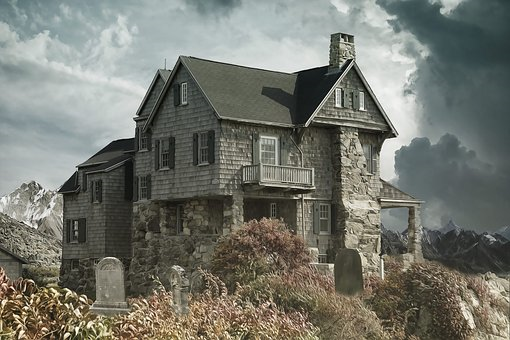
#> input picture images/house2.png, 510 x 340 px
$ python skripta9.py
#> lines starting #> are read from the running program, lines starting #| are printed output that depends on the picture; after the words box and inside, x2 and y2 are one past the last pixel; in counts of white or black regions, pixels touching at a corner belong together
import matplotlib.pyplot as plt
from termcolor import colored
import numpy as np
from matplotlib.image import imread
import cv2 as cv

print(colored('''Ovaj program demonstrira primjenu DFT pri kompresiji slike. Prikazane su kompresije u iznosu od 90%, 95%, 99% te 99.8% ''','green'))
I = cv.imread('./images/house2.png',cv.IMREAD_GRAYSCALE)
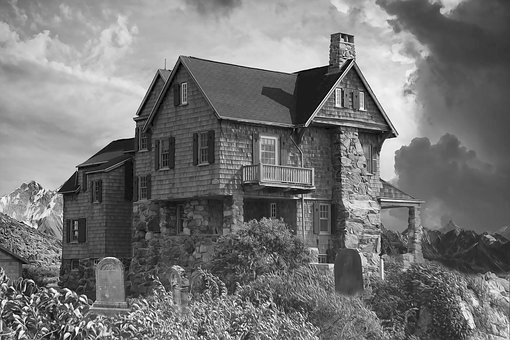
#> I: shape (340, 510); min 0, max 255, mean 117.2
cv.imshow("",I)
cv.waitKey(0)

freq = np.fft.fft2(I) #preslik u frekvencijsku domenu pomoću ugrađene brze fourierove transformacije unutar NumPy biblioteke
freqSort = np.sort(np.abs(freq)) #pretvaramo frekvencijsku matricu u vektor koji poredamo prema veličinama kako bi lakše bilo odbaciti nepotrebne frekvencije

for keep in (0.1,0.05,0.01,0.002):
	tresh = freqSort[int(np.floor((1-keep)*len(freqSort)))] #inicijalizacija tresholda
	ind = np.abs(freq)>tresh #zadržavanje samo frekvencija koje su iznad trehsolda
	freqlow = freq * ind #pošto matrica sadrži samo 0 (frekvencije koje odbacujemo) i 1(frekvencije koje zadržavamo) množimo ju sa frekvencijskm matricom kako bi zadržali željene vrijednosti
	Alow = np.fft.ifft2(freqlow).real #inverz brze fourierove transformacije
	plt.imshow(Alow,cmap='gray'), plt.title("compressed image: keep= " + str(keep*100) + "%") #prikaz kompresirane slike
	plt.axis("off")
	plt.show()
#> this loop made 4 passes
#> pass 1, `ind = np.abs(freq)>tresh`:
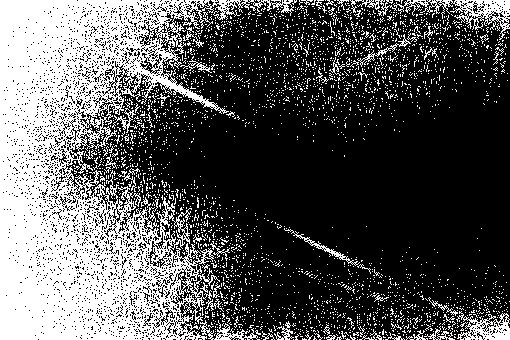
#> ind: shape (340, 510) bool; 33.7% white; 3130 white regions (3075 under 20 px), largest, box (x1, y1, x2, y2) and area: (0, 0, 294, 340) 46344, (350, 0, 510, 40) 1518, (456, 311, 510, 340) 777
#> pass 1, `Alow = np.fft.ifft2(freqlow).real`:
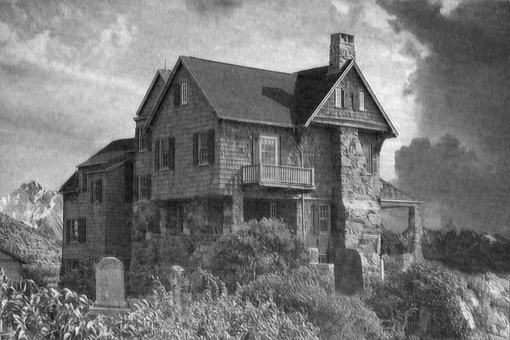
#> Alow: shape (340, 510) float64; min -8.93, max 257.8, mean 117.2; drawn with min black and max white
#> pass 2, `ind = np.abs(freq)>tresh`:
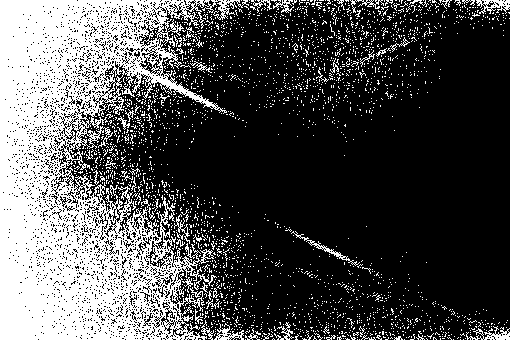
#> ind: shape (340, 510) bool; 30.2% white; 2701 white regions (2649 under 20 px), largest, box (x1, y1, x2, y2) and area: (0, 0, 249, 340) 43583, (466, 326, 510, 340) 260, (476, 0, 510, 14) 251
cv.destroyAllWindows()

$ run again, with images/house.png copied over images/house2.png
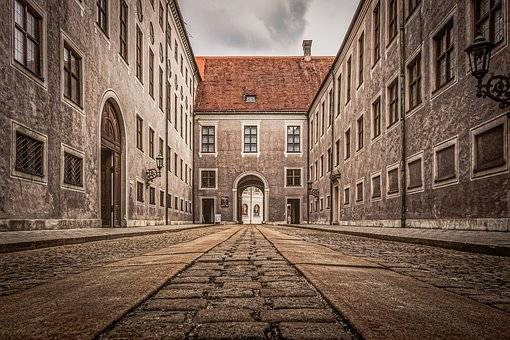
#> input picture images/house.png, 510 x 340 px
#> the loop `for keep in (0.1,0.05,0.01,0.002):` made 4 passes
#> pass 1, `ind = np.abs(freq)>tresh`:
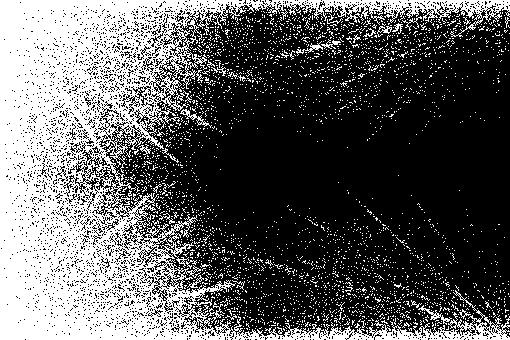
#> ind: shape (340, 510) bool; 36.4% white; 3204 white regions (3174 under 20 px), largest, box (x1, y1, x2, y2) and area: (0, 0, 510, 340) 55371, (418, 305, 452, 325) 127, (180, 109, 212, 128) 123
#> pass 2, `ind = np.abs(freq)>tresh`:
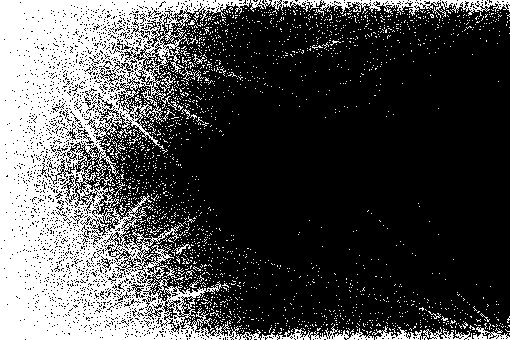
#> ind: shape (340, 510) bool; 30% white; 2121 white regions (2098 under 20 px), largest, box (x1, y1, x2, y2) and area: (0, 0, 510, 340) 46374, (372, 326, 510, 340) 815, (160, 72, 175, 92) 79

$ run again, with images/parrot.png copied over images/house2.png
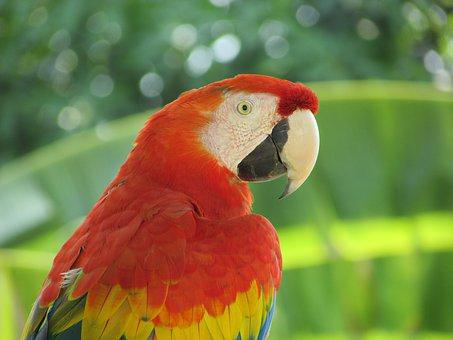
#> input picture images/parrot.png, 453 x 340 px
#> `I = cv.imread('./images/house2.png',cv.IMREAD_GRAYSCALE)`:
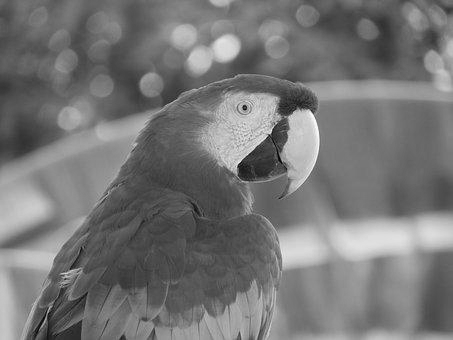
#> I: shape (340, 453); min 0, max 252, mean 117.8
#> the loop `for keep in (0.1,0.05,0.01,0.002):` made 4 passes
#> pass 2, `ind = np.abs(freq)>tresh`:
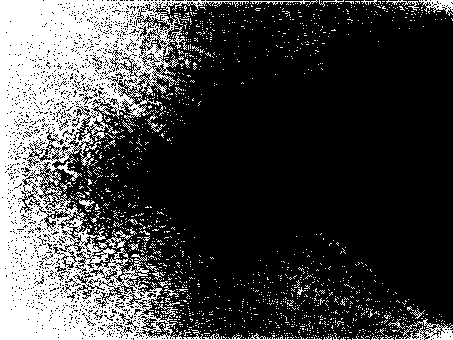
#> ind: shape (340, 453) bool; 26.5% white; 1494 white regions (1465 under 20 px), largest, box (x1, y1, x2, y2) and area: (0, 0, 322, 340) 35540, (395, 318, 453, 340) 484, (419, 0, 453, 16) 255
